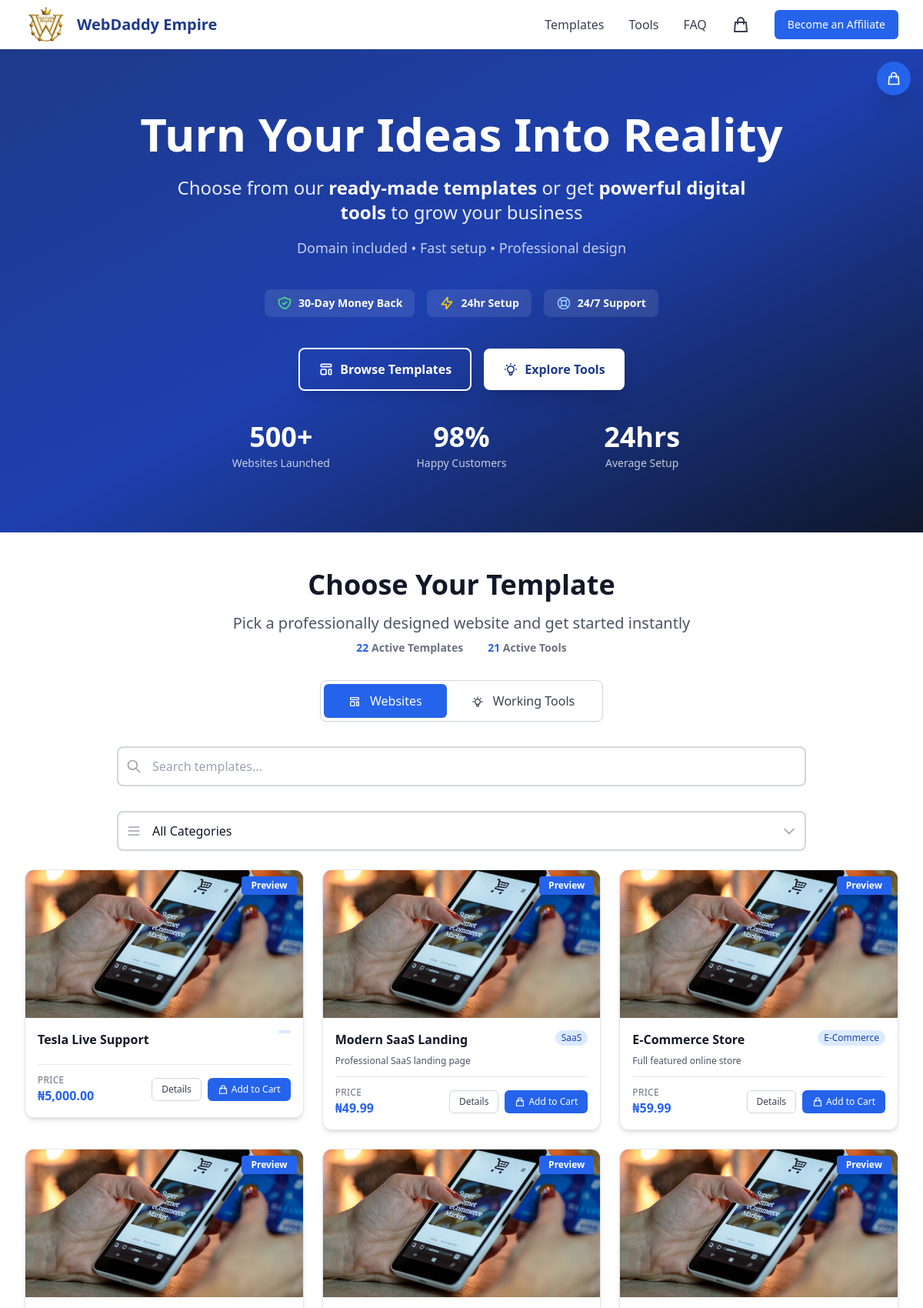
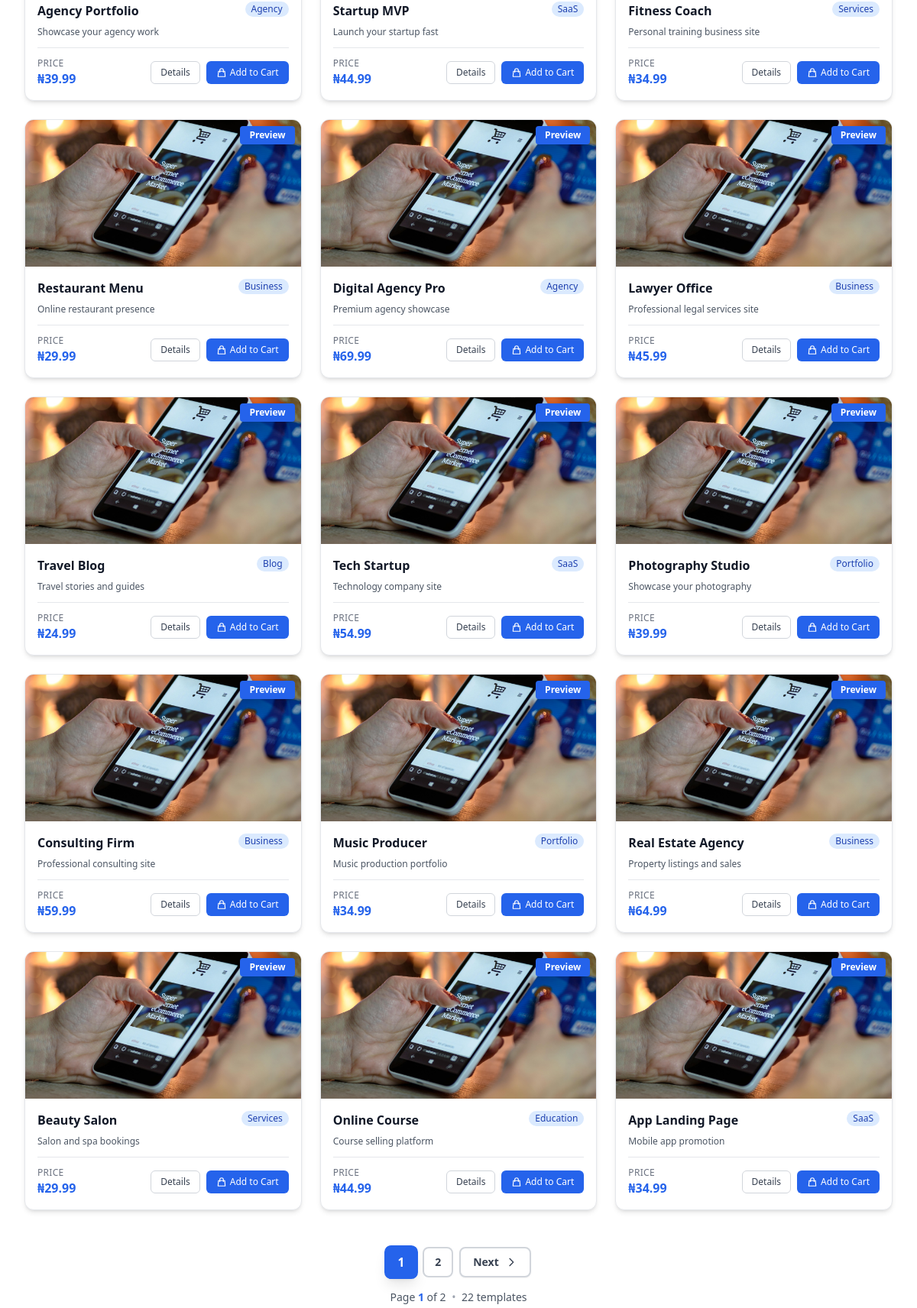
The page / (upper part) on the database its author committed (2 pictures, top to bottom).
### tables this page shows
CREATE TABLE "templates" (
            id INTEGER PRIMARY KEY AUTOINCREMENT,
            name TEXT NOT NULL,
            slug TEXT NOT NULL UNIQUE,
            price REAL NOT NULL DEFAULT 0.00,
            category TEXT,
            description TEXT,
            features TEXT,
            demo_url TEXT,
            thumbnail_url TEXT,
            video_links TEXT,
            active INTEGER DEFAULT 1,
            created_at TEXT DEFAULT CURRENT_TIMESTAMP,
            updated_at TEXT DEFAULT CURRENT_TIMESTAMP,
            thumbnail_source TEXT DEFAULT 'url' CHECK(thumbnail_source IN ('url', 'upload')),
            thumbnail_file TEXT,
            thumbnail_metadata TEXT,
            video_source TEXT DEFAULT 'url' CHECK(video_source IN ('url', 'upload')),
            video_file TEXT,
            video_metadata TEXT
        , media_type TEXT DEFAULT 'banner' CHECK(media_type IN ('demo_url', 'banner', 'video')), demo_video_url TEXT, priority_order INTEGER DEFAULT NULL, seo_keywords TEXT);

### index.php (the view, shortened to what the rows shown need)
<?php
require_once __DIR__ . '/includes/session.php';
require_once __DIR__ . '/includes/functions.php';
$currentView = $_GET['view'] ?? 'templates';
$currentView = in_array($currentView, ['templates', 'tools']) ? $currentView : 'templates';
$affiliateCode = getAffiliateCode();
$totalActiveTemplates = count(getTemplates(true));
$templates = [];
$page = max(1, (int)($_GET['page'] ?? 1));
if ($currentView === 'templates') {
    $perPage = 18;
    $allTemplates = getTemplates(true);
    usort($allTemplates, function($a, $b) {
        $aPriority = ($a['priority_order'] !== null && $a['priority_order'] !== '') ? intval($a['priority_order']) : 999;
        $bPriority = ($b['priority_order'] !== null && $b['priority_order'] !== '') ? intval($b['priority_order']) : 999;
        if ($aPriority != $bPriority) {
            return $aPriority <=> $bPriority;
        }
        $aDate = strtotime($a['created_at'] ?? '0');
        $bDate = strtotime($b['created_at'] ?? '0');
        return $bDate <=> $aDate;
    });
    $totalTemplates = count($allTemplates);
    $totalPages = max(1, ceil($totalTemplates / $perPage));
    $page = max(1, min($page, $totalPages));
    $offset = ($page - 1) * $perPage;
    $templates = array_slice($allTemplates, $offset, $perPage);
}
?>
<!DOCTYPE html>
<html lang="en">
<head>
    <script src="https://cdn.tailwindcss.com"></script>
</head>
<body class="bg-gray-50">
    <header class="relative bg-gradient-to-br from-primary-900 via-primary-800 to-navy text-white py-12 sm:py-16 lg:py-20">
        <div class="relative max-w-7xl mx-auto px-4 sm:px-6 lg:px-8">
            <div class="max-w-4xl mx-auto text-center">
                <h1 class="text-4xl sm:text-5xl lg:text-6xl font-extrabold mb-6 leading-tight">Turn Your Ideas Into Reality</h1>
            </div>
        </div>
    </header>
    <section class="py-12 bg-white" id="products">
        <div class="max-w-7xl mx-auto px-4 sm:px-6 lg:px-8">
            <div class="max-w-3xl mx-auto text-center mb-8">
                <h2 class="text-3xl sm:text-4xl font-extrabold text-gray-900 mb-4">
                    <?php echo $currentView === 'tools' ? 'Digital Working Tools' : 'Choose Your Template'; ?>
                </h2>
            </div>
            <div id="products-content-area">
            <?php if ($currentView === 'templates'): ?>
            <?php if (empty($templates)): ?>
            <div class="bg-blue-50 border border-blue-200 rounded-2xl p-12 text-center">
                <svg class="w-16 h-16 mx-auto text-blue-400 mb-4" fill="none" stroke="currentColor" viewBox="0 0 24 24">
                    <path stroke-linecap="round" stroke-linejoin="round" stroke-width="2" d="M13 16h-1v-4h-1m1-4h.01M21 12a9 9 0 11-18 0 9 9 0 0118 0z"/>
                </svg>
                <h4 class="text-xl font-bold text-gray-900 mb-2">No templates available</h4>
                <p class="text-gray-600 mb-0">Please check back later or <a href="https://wa.me/<?php echo preg_replace('/[^0-9]/', '', WHATSAPP_NUMBER); ?>" class="font-semibold text-primary-600 hover:text-primary-700">contact us on WhatsApp</a>.</p>
            </div>
            <?php else: ?>
            <div class="grid grid-cols-1 sm:grid-cols-2 lg:grid-cols-3 gap-6" data-templates-grid>
                <?php foreach ($templates as $template): ?>
                <div class="group"
                     data-template
                     data-template-name="<?php echo htmlspecialchars($template['name']); ?>"
                     data-template-category="<?php echo htmlspecialchars($template['category']); ?>"
                     data-template-price="<?php echo htmlspecialchars($template['price']); ?>">
                    <div class="bg-white rounded-xl shadow-md overflow-hidden border border-gray-200 transition-all duration-300 hover:shadow-xl hover:-translate-y-1">
                        <div class="relative overflow-hidden h-48 bg-gray-100">
                            <?php
                            $hasDemo = !empty($template['demo_url']) || !empty($template['demo_video_url']);
                            if ($hasDemo):
                                $demoUrl = !empty($template['demo_video_url']) ? $template['demo_video_url'] : $template['demo_url'];
                                $hasVideoExtension = preg_match('/\.(mp4|webm|mov|avi)$/i', $demoUrl);
                                $isVideo = $hasVideoExtension;
                            ?>
                            <?php if ($isVideo): ?>
                            <button onclick="event.stopPropagation(); openVideoModal('<?php echo htmlspecialchars($demoUrl, ENT_QUOTES); ?>', '<?php echo htmlspecialchars($template['name'], ENT_QUOTES); ?>')"
                                    class="absolute top-2 right-2 px-3 py-1 bg-primary-600 hover:bg-primary-700 text-white text-xs font-semibold rounded shadow-lg transition-colors z-10">
                                <svg class="w-4 h-4 inline mr-1" fill="none" stroke="currentColor" viewBox="0 0 24 24">
                                    <path stroke-linecap="round" stroke-linejoin="round" stroke-width="2" d="M14.752 11.168l-3.197-2.132A1 1 0 0010 9.87v4.263a1 1 0 001.555.832l3.197-2.132a1 1 0 000-1.664z"/>
                                    <path stroke-linecap="round" stroke-linejoin="round" stroke-width="2" d="M21 12a9 9 0 11-18 0 9 9 0 0118 0z"/>
                                </svg>
                                Video
                            </button>
                            <?php else: ?>
                            <button onclick="event.stopPropagation(); openDemoFullscreen('<?php echo htmlspecialchars($demoUrl, ENT_QUOTES); ?>', '<?php echo htmlspecialchars($template['name'], ENT_QUOTES); ?>')"
                                    class="absolute top-2 right-2 px-3 py-1 bg-primary-600 hover:bg-primary-700 text-white text-xs font-semibold rounded shadow-lg transition-colors z-10">
                                Preview
                            </button>
                            <?php endif; ?>
                            <?php endif; ?>
                        </div>
                        <div class="p-4">
                            <div class="flex justify-between items-start mb-2">
                                <h3 class="text-base font-bold text-gray-900 flex-1 pr-2"><?php echo htmlspecialchars($template['name']); ?></h3>
                                <span class="inline-flex items-center px-2 py-0.5 rounded-full text-xs font-medium bg-blue-100 text-blue-800 shrink-0">
                                    <?php echo htmlspecialchars($template['category']); ?>
                                </span>
                            </div>
                            <p class="text-gray-600 text-xs mb-3 line-clamp-2"><?php echo htmlspecialchars(substr($template['description'] ?? '', 0, 80) . (strlen($template['description'] ?? '') > 80 ? '...' : '')); ?></p>
                            <div class="flex items-center justify-between pt-3 border-t border-gray-200">
                                <div class="flex flex-col">
                                    <span class="text-xs text-gray-500 uppercase tracking-wide">Price</span>
                                    <span class="text-base font-bold text-primary-600"><?php echo formatCurrency($template['price']); ?></span>
                                </div>
                                <div class="flex gap-2">
                                    <a href="<?php echo getTemplateUrl($template, $affiliateCode); ?>"
                                       class="inline-flex items-center justify-center px-3 py-1.5 border border-gray-300 text-xs font-medium rounded-md text-gray-700 bg-white hover:bg-gray-50 transition-colors whitespace-nowrap">
                                        Details
                                    </a>
                                    <button onclick="addTemplateToCart(<?php echo $template['id']; ?>, '', this)"
                                       class="inline-flex items-center justify-center px-3 py-1.5 border border-transparent text-xs font-medium rounded-md text-white bg-primary-600 hover:bg-primary-700 transition-colors whitespace-nowrap disabled:opacity-50 disabled:cursor-not-allowed">
                                        <svg class="w-3.5 h-3.5 mr-1" fill="none" stroke="currentColor" viewBox="0 0 24 24">
                                            <path stroke-linecap="round" stroke-linejoin="round" stroke-width="2" d="M16 11V7a4 4 0 00-8 0v4M5 9h14l1 12H4L5 9z"/>
                                        </svg>
                                        Add to Cart
                                    </button>
                                </div>
                            </div>
                        </div>
                    </div>
                </div>
                <?php endforeach; ?>
            </div>
            <?php endif; ?>
            <?php endif; ?>
        </div>
    </section>
</body>
</html>

### rows shown on the page
templates: name "Tesla Live Support", price "₦5,000.00"
templates: name "Modern SaaS Landing", category "SaaS", description "Professional SaaS landing page", price "₦49.99"
templates: name "E-Commerce Store", category "E-Commerce", description "Full featured online store", price "₦59.99"
templates: name "Agency Portfolio", category "Agency", description "Showcase your agency work", price "₦39.99"
templates: name "Startup MVP", category "SaaS", description "Launch your startup fast", price "₦44.99"
templates: name "Fitness Coach", category "Services", description "Personal training business site", price "₦34.99"
templates: name "Restaurant Menu", category "Business", description "Online restaurant presence", price "₦29.99"
templates: name "Digital Agency Pro", category "Agency", description "Premium agency showcase", price "₦69.99"
templates: name "Lawyer Office", category "Business", description "Professional legal services site", price "₦45.99"
templates: name "Travel Blog", category "Blog", description "Travel stories and guides", price "₦24.99"
templates: name "Tech Startup", category "SaaS", description "Technology company site", price "₦54.99"
templates: name "Photography Studio", category "Portfolio", description "Showcase your photography", price "₦39.99"
templates: name "Consulting Firm", category "Business", description "Professional consulting site", price "₦59.99"
templates: name "Music Producer", category "Portfolio", description "Music production portfolio", price "₦34.99"
templates: name "Real Estate Agency", category "Business", description "Property listings and sales", price "₦64.99"
templates: name "Beauty Salon", category "Services", description "Salon and spa bookings", price "₦29.99"
templates: name "Online Course", category "Education", description "Course selling platform", price "₦44.99"
templates: name "App Landing Page", category "SaaS", description "Mobile app promotion", price "₦34.99"

### other values the page prints
SITE_NAME "WebDaddy Empire"
$totalActiveTemplates "22"
$totalActiveTools "21"
$page "1"
$totalPages "2"
$totalTemplates "22"
